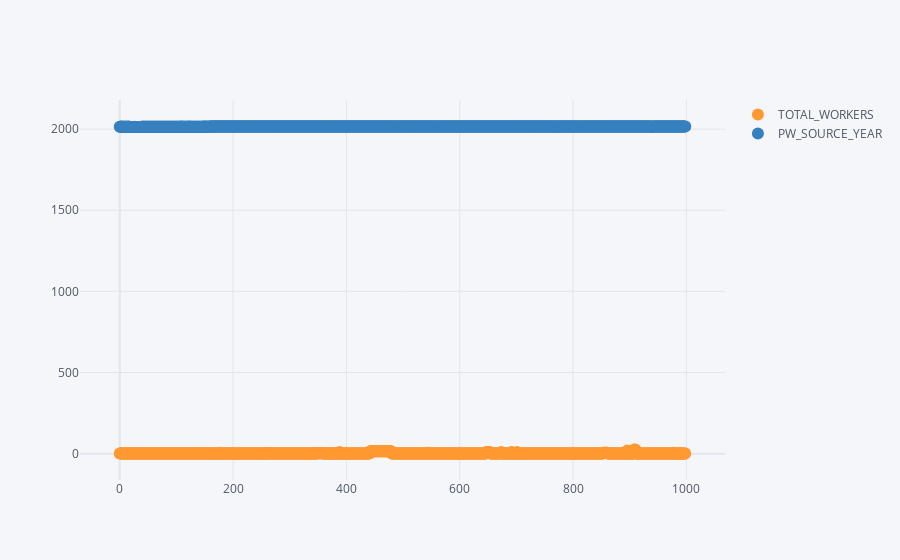

The notebook cell this image was saved under:
### Code cell
data1[['TOTAL_WORKERS','PW_SOURCE_YEAR']].iplot(kind='scatter',mode='markers')

### Figure 1 — Plotly figure (JSON) as saved in the notebook; plotly's stock layout.template omitted (floating-point values rounded to 4 significant figures; data arrays with more than 128 entries replaced by an {"elided": "..."} marker saying what was removed)
{"data": [{"line": {"color": "rgba(255, 153, 51, 1.0)", "dash": "solid", "shape": "linear", "width": 1.3}, "marker": {"size": 12, "symbol": "circle"}, "mode": "markers", "name": "TOTAL_WORKERS", "text": "", "type": "scatter", "x": {"elided": "999 int values"}, "y": {"elided": "999 int values"}}, {"line": {"color": "rgba(55, 128, 191, 1.0)", "dash": "solid", "shape": "linear", "width": 1.3}, "marker": {"size": 12, "symbol": "circle"}, "mode": "markers", "name": "PW_SOURCE_YEAR", "text": "", "type": "scatter", "x": {"elided": "999 int values"}, "y": {"elided": "999 int values"}}], "layout": {"legend": {"bgcolor": "#F5F6F9", "font": {"color": "#4D5663"}}, "paper_bgcolor": "#F5F6F9", "plot_bgcolor": "#F5F6F9", "title": {"font": {"color": "#4D5663"}}, "xaxis": {"gridcolor": "#E1E5ED", "showgrid": true, "tickfont": {"color": "#4D5663"}, "title": {"font": {"color": "#4D5663"}, "text": ""}, "zerolinecolor": "#E1E5ED"}, "yaxis": {"gridcolor": "#E1E5ED", "showgrid": true, "tickfont": {"color": "#4D5663"}, "title": {"font": {"color": "#4D5663"}, "text": ""}, "zerolinecolor": "#E1E5ED"}}}
